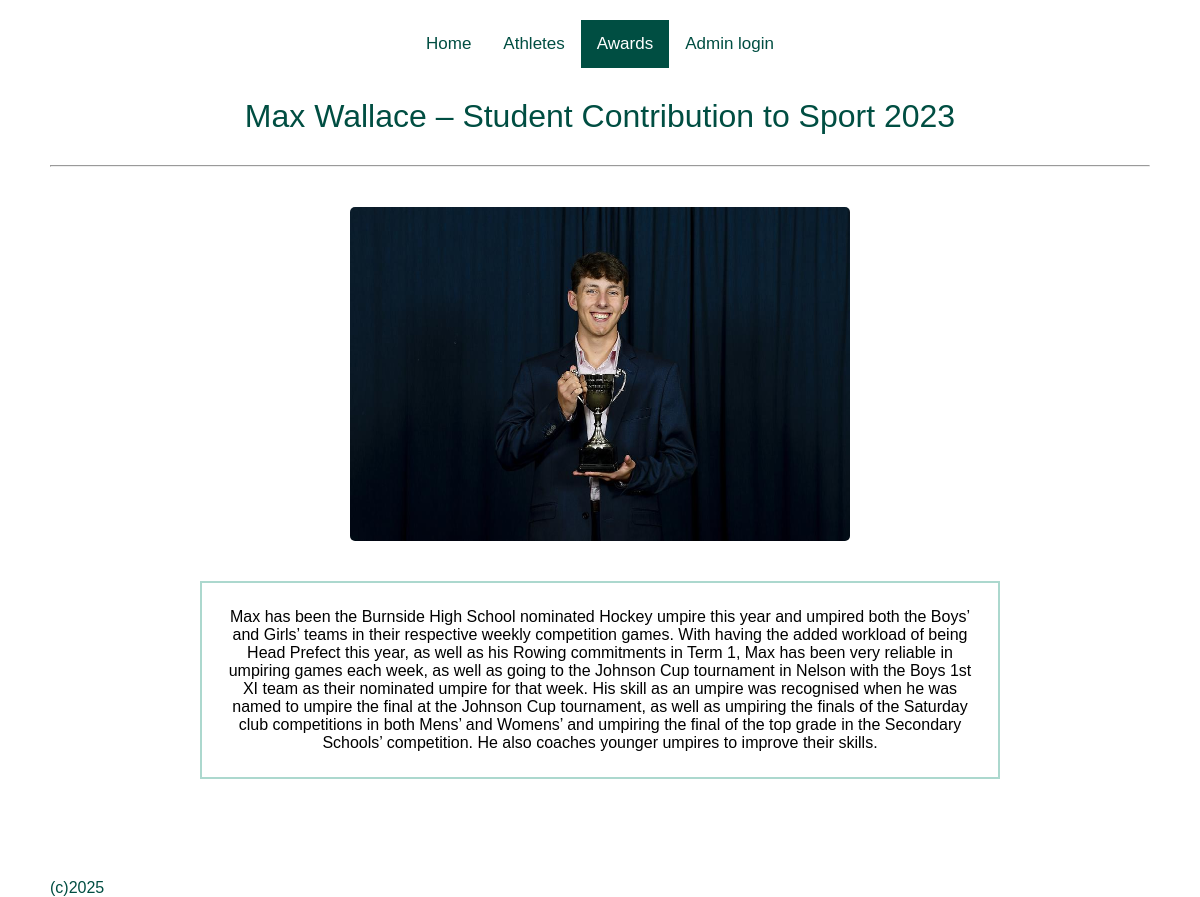
Page /article/3 on the committed database.
### tables this page shows
CREATE TABLE article (article_id INTEGER PRIMARY KEY, athlete_id NUMERIC REFERENCES athlete (athlete_id), title TEXT, content TEXT, image_url TEXT, published_date INTEGER);

### flaskimport.py (the view)
@app.route("/article/<int:article_id>")
def article_page(article_id):
    db = get_db()
    cursor = db.execute("""
        SELECT *
        FROM article
        WHERE article_id = ?
    """, (article_id,))
    article = cursor.fetchone()
    return render_template("article.html", article=article)

### flaskimport.py (called while the page is built)
def get_db():
    db = getattr(g, '_database', None)
    if db is None:
        db = g._database = sqlite3.connect('BHS_sport_history_database.db')
        db.row_factory = sqlite3.Row
    return db

### templates/article.html (shortened to what this page needs)
<!DOCTYPE html>
<html lang="en">
<head>
    <link rel="stylesheet" href="{{ url_for('static', filename='style.css') }}">
</head>
<div class="topnav">
    <a href="/">Home</a>
    <a href="/athletes">Athletes</a>
    <a class="active" href="/athletes">Awards</a>
    <a href="/add_athlete">Admin login</a>
</div>
<h1>
    {{ article ["title"] }}
</h1>
<hr>
<img class="article" src="{{article['image_url']}}" alt="{{article['title']}}">
<p class="article">
    {{ article ["content"]}}
</p>
<footer>(c)2025</footer>
</html>

### static/style.css (style rules this page uses)
* { font-family: "Public Sans", sans-serif; font-optical-sizing: auto; font-weight: 400; font-style: normal; }
html, body { height: 100%; margin: 0; }
h1 { font-weight: 500; display: flex; justify-content: center; color: rgb(0, 78, 66); margin-top: 30px; margin-bottom: 30px; }
img { display: block; width: 250px; border-radius: 5px; margin: auto; }
a { color: rgb(0, 171, 142); text-decoration: none; }
.topnav { display: flex; justify-content: center; overflow: hidden; }
.topnav a { float: left; color: rgb(0, 78, 66); text-align: center; padding: 14px 16px; text-decoration: none; font-size: 17px; transition: background-color .3s; }
.topnav a.active { background-color: rgb(0, 78, 66); color: rgb(255, 255, 255); }
p.article { margin-left: 150px; margin-right: 150px; margin-bottom: 100px; text-align: center; padding: 25px; border: 2px solid rgb(172, 216, 206); color: black; }
img.article { width: 500px; display: block; margin: auto; margin-top: 40px; margin-bottom: 40px; }

### rows in the picture
article: title "Max Wallace – Student Contribution to Sport 2023", image_url (picture), content "Max has been the Burnside High School nominated Hockey umpire this year and umpired both the Boys’ and Girls’ teams in their respective weekly competition games. With having the added workload of being Head Prefect this year, as well as his Rowing commitments in Term 1, Max has been very reliable in umpiring games each week, as well as going to the Johnson Cup tournament in Nelson with the Boys 1st XI team as their nominated umpire for that week. His skill as an umpire was recognised when he was named to umpire the final at the Johnson Cup tournament, as well as umpiring the finals of the Saturday club competitions in both Mens’ and Womens’ and umpiring the final of the top grade in the…"
